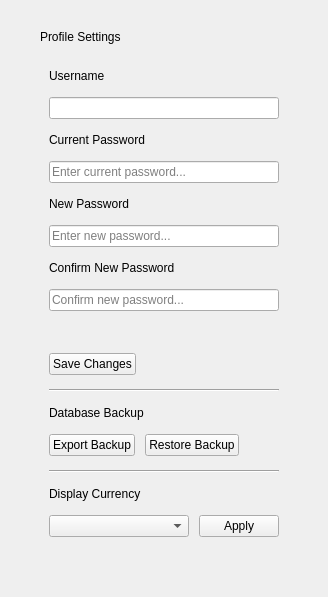
        <widget class="QWidget" name="pageProfile">
         <layout class="QVBoxLayout" name="profileLayout">
          <property name="spacing">
           <number>16</number>
          </property>
          <property name="leftMargin">
           <number>40</number>
          </property>
          <property name="topMargin">
           <number>30</number>
          </property>
          <property name="rightMargin">
           <number>40</number>
          </property>
          <item>
           <widget class="QLabel" name="profileTitle">
            <property name="text">
             <string>Profile Settings</string>
            </property>
           </widget>
          </item>
          <item>
           <widget class="QFrame" name="profileCard">
            <layout class="QVBoxLayout" name="profileCardLayout">
             <property name="spacing">
              <number>14</number>
             </property>
             <item>
              <widget class="QLabel" name="profileUsernameLabel">
               <property name="text">
                <string>Username</string>
               </property>
              </widget>
             </item>
             <item>
              <widget class="QLineEdit" name="profileUsernameEdit"/>
             </item>
             <item>
              <widget class="QLabel" name="profileCurrentPassLabel">
               <property name="text">
                <string>Current Password</string>
               </property>
              </widget>
             </item>
             <item>
              <widget class="QLineEdit" name="profileCurrentPassEdit">
               <property name="echoMode">
                <enum>QLineEdit::EchoMode::Password</enum>
               </property>
               <property name="placeholderText">
                <string>Enter current password...</string>
               </property>
              </widget>
             </item>
             <item>
              <widget class="QLabel" name="profileNewPassLabel">
               <property name="text">
                <string>New Password</string>
               </property>
              </widget>
             </item>
             <item>
              <widget class="QLineEdit" name="profileNewPassEdit">
               <property name="echoMode">
                <enum>QLineEdit::EchoMode::Password</enum>
               </property>
               <property name="placeholderText">
                <string>Enter new password...</string>
               </property>
              </widget>
             </item>
             <item>
              <widget class="QLabel" name="profileConfirmPassLabel">
               <property name="text">
                <string>Confirm New Password</string>
               </property>
              </widget>
             </item>
             <item>
              <widget class="QLineEdit" name="profileConfirmPassEdit">
               <property name="echoMode">
                <enum>QLineEdit::EchoMode::Password</enum>
               </property>
               <property name="placeholderText">
                <string>Confirm new password...</string>
               </property>
              </widget>
             </item>
             <item>
              <widget class="QLabel" name="profileErrorLabel">
               <property name="visible">
                <bool>false</bool>
               </property>
               <property name="text">
                <string/>
               </property>
              </widget>
             </item>
             <item>
              <layout class="QHBoxLayout">
               <item>
                <widget class="QPushButton" name="profileSaveBtn">
                 <property name="text">
                  <string>Save Changes</string>
                 </property>
                </widget>
               </item>
               <item>
                <spacer>
                 <property name="orientation">
                  <enum>Qt::Orientation::Horizontal</enum>
                 </property>
                 <property name="sizeHint" stdset="0">
                  <size>
                   <width>40</width>
                   <height>20</height>
                  </size>
                 </property>
                </spacer>
               </item>
              </layout>
             </item>
             <item>
              <widget class="QFrame" name="profileDivider">
               <property name="frameShape">
                <enum>QFrame::Shape::HLine</enum>
               </property>
               <property name="frameShadow">
                <enum>QFrame::Shadow::Sunken</enum>
               </property>
              </widget>
             </item>
             <item>
              <widget class="QLabel" name="backupSectionLabel">
               <property name="text">
                <string>Database Backup</string>
               </property>
              </widget>
             </item>
             <item>
              <layout class="QHBoxLayout" name="backupBtnLayout">
               <property name="spacing">
                <number>10</number>
               </property>
               <item>
                <widget class="QPushButton" name="backupBtn">
                 <property name="text">
                  <string>Export Backup</string>
                 </property>
                </widget>
               </item>
               <item>
                <widget class="QPushButton" name="restoreBtn">
                 <property name="text">
                  <string>Restore Backup</string>
                 </property>
                </widget>
               </item>
               <item>
                <spacer>
                 <property name="orientation">
                  <enum>Qt::Orientation::Horizontal</enum>
                 </property>
                 <property name="sizeHint" stdset="0">
                  <size>
                   <width>40</width>
                   <height>20</height>
                  </size>
                 </property>
                </spacer>
               </item>
              </layout>
             </item>
             <item>
              <widget class="QFrame" name="currencyDivider">
               <property name="frameShape">
                <enum>QFrame::Shape::HLine</enum>
               </property>
               <property name="frameShadow">
                <enum>QFrame::Shadow::Sunken</enum>
               </property>
              </widget>
             </item>
             <item>
              <widget class="QLabel" name="currencySectionLabel">
               <property name="text">
                <string>Display Currency</string>
               </property>
              </widget>
             </item>
             <item>
              <layout class="QHBoxLayout" name="currencyRowLayout">
               <property name="spacing">
                <number>10</number>
               </property>
               <item>
                <widget class="QComboBox" name="currencyCombo">
                 <property name="sizePolicy">
                  <sizepolicy hsizetype="Expanding" vsizetype="Fixed">
                   <horstretch>0</horstretch>
                   <verstretch>0</verstretch>
                  </sizepolicy>
                 </property>
                </widget>
               </item>
               <item>
                <widget class="QPushButton" name="saveCurrencyBtn">
                 <property name="text">
                  <string>Apply</string>
                 </property>
                </widget>
               </item>
              </layout>
             </item>
            </layout>
           </widget>
          </item>
          <item>
           <spacer>
            <property name="orientation">
             <enum>Qt::Orientation::Vertical</enum>
            </property>
            <property name="sizeHint" stdset="0">
             <size>
              <width>20</width>
              <height>40</height>
             </size>
            </property>
           </spacer>
          </item>
         </layout>
        </widget>
